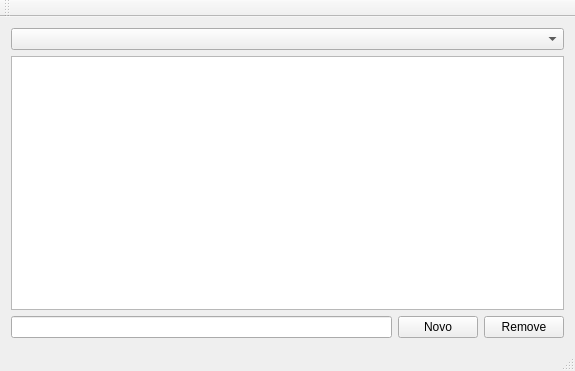
<?xml version="1.0" encoding="UTF-8"?>
<ui version="4.0">
 <class>MainWindow</class>
 <widget class="QMainWindow" name="MainWindow">
  <property name="geometry">
   <rect>
    <x>0</x>
    <y>0</y>
    <width>575</width>
    <height>371</height>
   </rect>
  </property>
  <property name="windowTitle">
   <string>MainWindow</string>
  </property>
  <widget class="QWidget" name="centralWidget">
   <layout class="QVBoxLayout" name="verticalLayout_2">
    <item>
     <layout class="QVBoxLayout" name="verticalLayout">
      <item>
       <widget class="QComboBox" name="comboBox"/>
      </item>
      <item>
       <widget class="QListWidget" name="listWidget"/>
      </item>
      <item>
       <layout class="QHBoxLayout" name="horizontalLayout">
        <item>
         <widget class="QLineEdit" name="lineEdit"/>
        </item>
        <item>
         <widget class="QPushButton" name="pushButton">
          <property name="text">
           <string>Novo</string>
          </property>
         </widget>
        </item>
        <item>
         <widget class="QPushButton" name="pushButton_2">
          <property name="text">
           <string>Remove</string>
          </property>
         </widget>
        </item>
       </layout>
      </item>
     </layout>
    </item>
   </layout>
  </widget>
  <widget class="QMenuBar" name="menuBar">
   <property name="geometry">
    <rect>
     <x>0</x>
     <y>0</y>
     <width>575</width>
     <height>22</height>
    </rect>
   </property>
  </widget>
  <widget class="QToolBar" name="mainToolBar">
   <attribute name="toolBarArea">
    <enum>TopToolBarArea</enum>
   </attribute>
   <attribute name="toolBarBreak">
    <bool>false</bool>
   </attribute>
  </widget>
  <widget class="QStatusBar" name="statusBar"/>
 </widget>
 <layoutdefault spacing="6" margin="11"/>
 <resources/>
 <connections/>
</ui>
